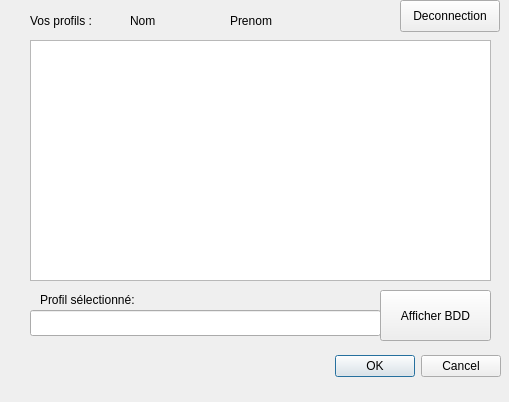
<?xml version="1.0" encoding="UTF-8"?>
<ui version="4.0">
 <class>UserDialog</class>
 <widget class="QDialog" name="UserDialog">
  <property name="geometry">
   <rect>
    <x>0</x>
    <y>0</y>
    <width>509</width>
    <height>402</height>
   </rect>
  </property>
  <property name="windowTitle">
   <string>Dialog</string>
  </property>
  <widget class="QTableView" name="tableView">
   <property name="geometry">
    <rect>
     <x>30</x>
     <y>40</y>
     <width>461</width>
     <height>241</height>
    </rect>
   </property>
  </widget>
  <widget class="QLabel" name="label">
   <property name="geometry">
    <rect>
     <x>30</x>
     <y>10</y>
     <width>111</width>
     <height>21</height>
    </rect>
   </property>
   <property name="text">
    <string>Vos profils :</string>
   </property>
  </widget>
  <widget class="QDialogButtonBox" name="buttonBox">
   <property name="geometry">
    <rect>
     <x>160</x>
     <y>350</y>
     <width>341</width>
     <height>32</height>
    </rect>
   </property>
   <property name="orientation">
    <enum>Qt::Horizontal</enum>
   </property>
   <property name="standardButtons">
    <set>QDialogButtonBox::Cancel|QDialogButtonBox::Ok</set>
   </property>
  </widget>
  <widget class="QLabel" name="NomLabel">
   <property name="geometry">
    <rect>
     <x>130</x>
     <y>10</y>
     <width>111</width>
     <height>21</height>
    </rect>
   </property>
   <property name="text">
    <string>Nom</string>
   </property>
  </widget>
  <widget class="QLabel" name="PrenomLabel">
   <property name="geometry">
    <rect>
     <x>230</x>
     <y>10</y>
     <width>111</width>
     <height>21</height>
    </rect>
   </property>
   <property name="text">
    <string>Prenom</string>
   </property>
  </widget>
  <widget class="QPushButton" name="DisconnectButton">
   <property name="geometry">
    <rect>
     <x>400</x>
     <y>0</y>
     <width>100</width>
     <height>32</height>
    </rect>
   </property>
   <property name="text">
    <string>Deconnection</string>
   </property>
  </widget>
  <widget class="QPushButton" name="ShowBDDButton">
   <property name="geometry">
    <rect>
     <x>380</x>
     <y>290</y>
     <width>111</width>
     <height>51</height>
    </rect>
   </property>
   <property name="text">
    <string>Afficher BDD</string>
   </property>
  </widget>
  <widget class="QLabel" name="ProfilSelectLabel">
   <property name="geometry">
    <rect>
     <x>40</x>
     <y>290</y>
     <width>131</width>
     <height>20</height>
    </rect>
   </property>
   <property name="text">
    <string>Profil sélectionné:</string>
   </property>
  </widget>
  <widget class="QLineEdit" name="ProfilSelectedLineEdit">
   <property name="geometry">
    <rect>
     <x>30</x>
     <y>310</y>
     <width>351</width>
     <height>26</height>
    </rect>
   </property>
  </widget>
 </widget>
 <resources/>
 <connections>
  <connection>
   <sender>buttonBox</sender>
   <signal>accepted()</signal>
   <receiver>UserDialog</receiver>
   <slot>close()</slot>
   <hints>
    <hint type="sourcelabel">
     <x>470</x>
     <y>359</y>
    </hint>
    <hint type="destinationlabel">
     <x>384</x>
     <y>303</y>
    </hint>
   </hints>
  </connection>
  <connection>
   <sender>DisconnectButton</sender>
   <signal>clicked()</signal>
   <receiver>UserDialog</receiver>
   <slot>close()</slot>
   <hints>
    <hint type="sourcelabel">
     <x>428</x>
     <y>15</y>
    </hint>
    <hint type="destinationlabel">
     <x>344</x>
     <y>10</y>
    </hint>
   </hints>
  </connection>
 </connections>
</ui>
